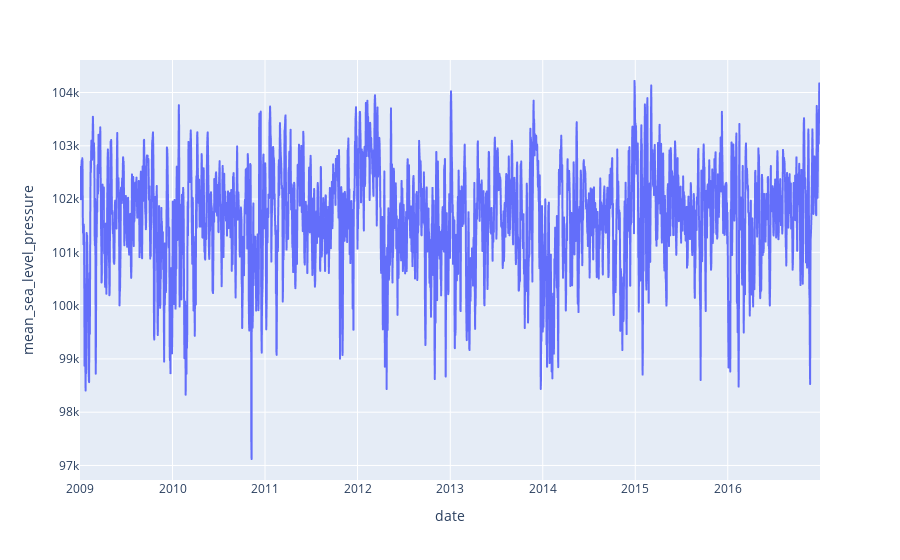

Here is the notebook cell this chart was saved with:
### Code cell
px.line(merged_df, x="date", y="mean_sea_level_pressure")

### Figure 1 — Plotly figure (JSON) as saved in the notebook; plotly's stock layout.template omitted (floating-point values rounded to 4 significant figures; data arrays with more than 128 entries replaced by an {"elided": "..."} marker saying what was removed)
{"data": [{"hovertemplate": "date=%{x}<br>mean_sea_level_pressure=%{y}<extra></extra>", "legendgroup": "", "line": {"color": "#636efa", "dash": "solid"}, "marker": {"symbol": "circle"}, "mode": "lines", "name": "", "showlegend": false, "type": "scattergl", "x": {"elided": "2921 str values"}, "xaxis": "x", "y": {"elided": "2921 float values"}, "yaxis": "y"}], "layout": {"legend": {"tracegroupgap": 0}, "margin": {"t": 60}, "xaxis": {"anchor": "y", "domain": [0, 1], "title": {"text": "date"}}, "yaxis": {"anchor": "x", "domain": [0, 1], "title": {"text": "mean_sea_level_pressure"}}}}
